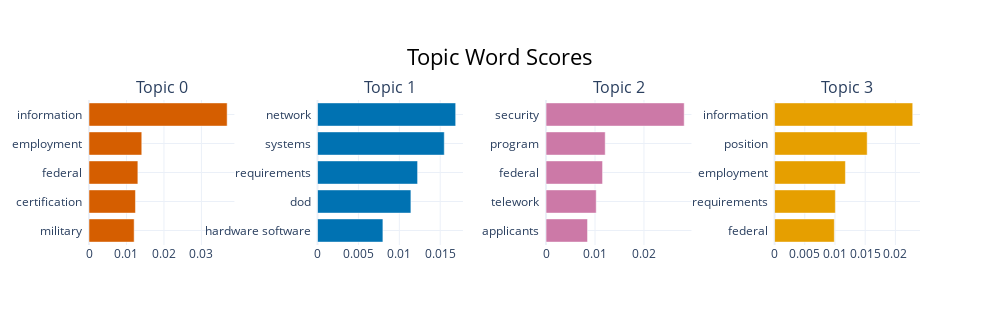

Notebook code cell kept with this figure:
### Code cell
topic_model_usa.visualize_barchart()

### Figure 1 — Plotly figure (JSON) as saved in the notebook; plotly's stock layout.template omitted (floating-point values rounded to 4 significant figures)
{"data": [{"marker": {"color": "#D55E00"}, "orientation": "h", "type": "bar", "x": [0.01205, 0.0124, 0.01304, 0.01408, 0.03687], "xaxis": "x", "y": ["military  ", "certification  ", "federal  ", "employment  ", "information  "], "yaxis": "y"}, {"marker": {"color": "#0072B2"}, "orientation": "h", "type": "bar", "x": [0.007992, 0.01142, 0.01223, 0.0155, 0.01689], "xaxis": "x2", "y": ["hardware software  ", "dod  ", "requirements  ", "systems  ", "network  "], "yaxis": "y2"}, {"marker": {"color": "#CC79A7"}, "orientation": "h", "type": "bar", "x": [0.008472, 0.01025, 0.01154, 0.01208, 0.02822], "xaxis": "x3", "y": ["applicants  ", "telework  ", "federal  ", "program  ", "security  "], "yaxis": "y3"}, {"marker": {"color": "#E69F00"}, "orientation": "h", "type": "bar", "x": [0.009888, 0.01006, 0.01173, 0.01533, 0.02287], "xaxis": "x4", "y": ["federal  ", "requirements  ", "employment  ", "position  ", "information  "], "yaxis": "y4"}], "layout": {"annotations": [{"font": {"size": 16}, "showarrow": false, "text": "Topic 0", "x": 0.0875, "xanchor": "center", "xref": "paper", "y": 1, "yanchor": "bottom", "yref": "paper"}, {"font": {"size": 16}, "showarrow": false, "text": "Topic 1", "x": 0.3625, "xanchor": "center", "xref": "paper", "y": 1, "yanchor": "bottom", "yref": "paper"}, {"font": {"size": 16}, "showarrow": false, "text": "Topic 2", "x": 0.6375, "xanchor": "center", "xref": "paper", "y": 1, "yanchor": "bottom", "yref": "paper"}, {"font": {"size": 16}, "showarrow": false, "text": "Topic 3", "x": 0.9125, "xanchor": "center", "xref": "paper", "y": 1, "yanchor": "bottom", "yref": "paper"}], "height": 325, "hoverlabel": {"bgcolor": "white", "font": {"family": "Rockwell", "size": 16}}, "showlegend": false, "title": {"font": {"color": "Black", "size": 22}, "text": "Topic Word Scores", "x": 0.5, "xanchor": "center", "yanchor": "top"}, "width": 1000, "xaxis": {"anchor": "y", "domain": [0, 0.175], "showgrid": true}, "xaxis2": {"anchor": "y2", "domain": [0.275, 0.45], "showgrid": true}, "xaxis3": {"anchor": "y3", "domain": [0.55, 0.725], "showgrid": true}, "xaxis4": {"anchor": "y4", "domain": [0.825, 1], "showgrid": true}, "yaxis": {"anchor": "x", "domain": [0, 1], "showgrid": true}, "yaxis2": {"anchor": "x2", "domain": [0, 1], "showgrid": true}, "yaxis3": {"anchor": "x3", "domain": [0, 1], "showgrid": true}, "yaxis4": {"anchor": "x4", "domain": [0, 1], "showgrid": true}}}
